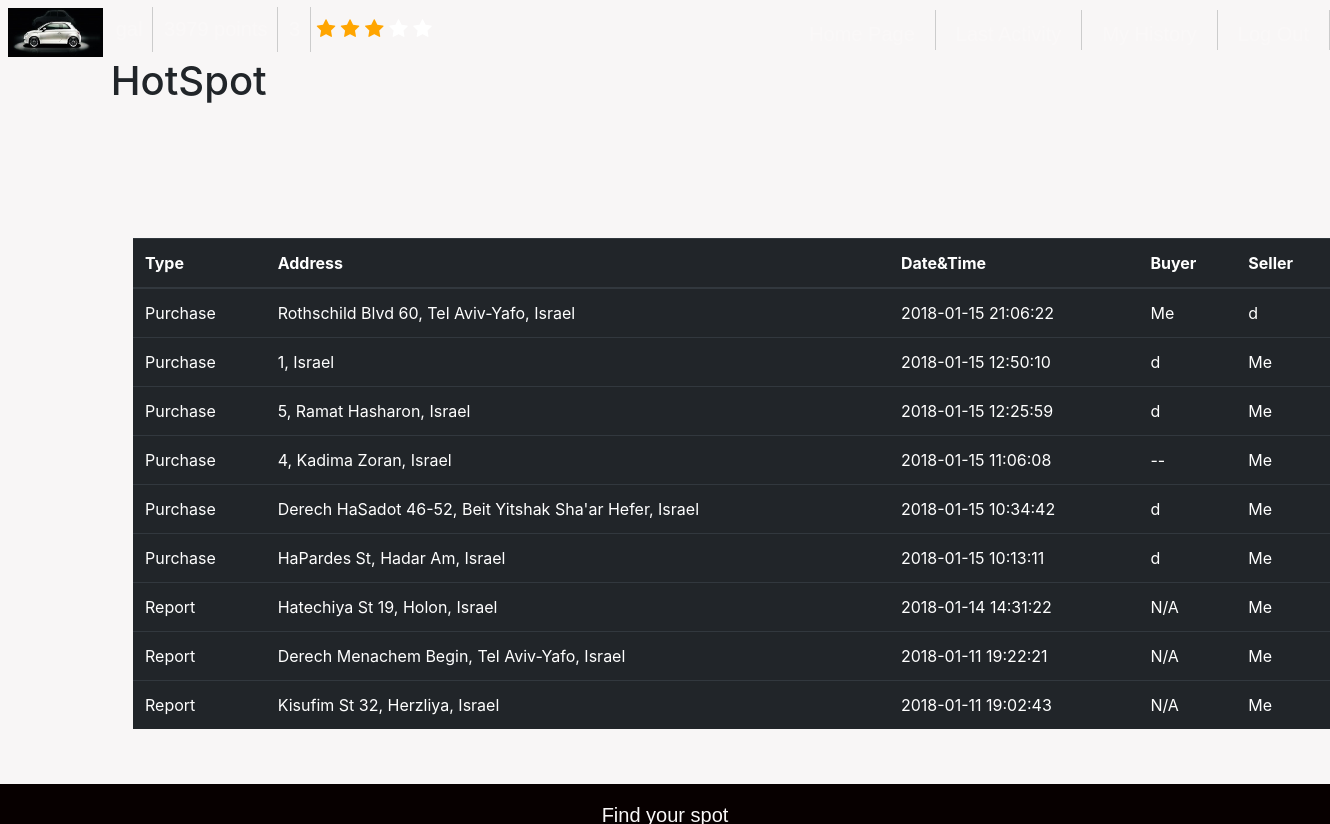
Page /history/ (signed in) on the committed database.
### polls/models.py (models this page shows, shortened)
class Purchase(models.Model):
	buyer_id	= models.IntegerField(default=-1) 	# user id
	seller_id	= models.IntegerField(default=-1) 	# user id
	cost 		= models.IntegerField(default=10)
	parking_time 	= models.CharField(max_length=200, default="") #  max 30 minutes from the offering time
	status 		= models.CharField(max_length=200, default="available") # available, in process, done, canceled, expired etc.
	parking_rate 	= models.DecimalField(max_digits=3,decimal_places=2,default=Decimal('0.0000'))
	target_address_lat = models.CharField(max_length=2000)
	target_address_lng = models.CharField(max_length=2000)
	parking_address = models.CharField(max_length=200) #string. full address
	parking_address_lat = models.CharField(max_length=2000)
	parking_address_lng = models.CharField(max_length=2000)
	lock 			= threading.Lock()
	cond 			= threading.Condition(threading.Lock())
	pin_code		= models.CharField(max_length=2000, default="-1")
	attempt_failure = models.IntegerField(default=0)
	parking_actual_rank = models.DecimalField(max_digits=3,decimal_places=2,default=Decimal('0.0000'))
	def class_name(self):
    		return Purchase.__name__

class FreeSpot(models.Model):
	reporters_ids	= models.CharField(default="", max_length = 20000) 	# user id
	last_report_time= models.CharField(max_length=200, default="") #  max 30 minutes from the offering time
	parking_address = models.CharField(max_length=200) #coordinates of parking address. (x,y)
	street_name		= models.CharField(max_length=200) # Parking street name
	parking_address_lat = models.CharField(max_length=2000)
	parking_address_lng = models.CharField(max_length=2000)
	lock 			= threading.Lock()
	cond 			= threading.Condition(threading.Lock())
	parking_rank	= models.IntegerField(default=0) # start with rating 0
	is_verified		= models.IntegerField(default=0) # start with rating 0
	def class_name(self):
    		return FreeSpot.__name__

### polls/views.py (the view)
# urls.py: url(r'^history/$', views.call_history, name='call_history'),
def call_history(request):
	sell_purchase = Purchase.objects.filter(seller_id = request.user.pk)
	buy_purchase = Purchase.objects.filter(buyer_id = request.user.pk)
	all_free_spot = FreeSpot.objects.all()
	update_user_spots_status (request.user.pk)
	free_spot = []
	for spot in all_free_spot:
		reporters_ids_list = json.loads(spot.reporters_ids)
		if request.user.pk in reporters_ids_list:
			free_spot.append(spot)
	all_history = list(sell_purchase) + list(buy_purchase) + list(free_spot)
	all_history.sort(key=lambda x: datetime.datetime.strptime(x.parking_time, "%Y-%m-%d %H:%M:%S") if x.class_name() == "Purchase" else datetime.datetime.strptime(x.last_report_time, "%Y-%m-%d %H:%M:%S"), reverse=True)
	history_as_table = []
	for element in all_history:
		address = element.parking_address
		if element.class_name() == "Purchase":
			elemnt_type = "Purchase"
			status = element.status
			date_and_time = element.parking_time
			if (element.seller_id == request.user.pk):
				if (element.buyer_id == -1):
					buyer_username = "--"
				else:
					buyer_username = User.objects.get(pk = element.buyer_id).username
				seller_username = "Me"
			else:
				if (element.seller_id == -1):
					seller_username = "--"
				else:
					seller_username = User.objects.get(pk = element.seller_id).username
				buyer_username = "Me"
		else:
			elemnt_type = "Report"
			date_and_time = element.last_report_time
			buyer_username = "N/A"
			seller_username = "Me"
			status = "N/A"
		current_row = [elemnt_type, address, date_and_time, buyer_username, seller_username, status]
		history_as_table.append(current_row)
	return render(request, 'polls/history.html', {'history_as_table':history_as_table})

### polls/views.py (called while the page is built)
def getAllUserActivities(user_pk):
	'''
	get all purchases user with pk = user_pk took part in as buyer or seller
	'''
	sell_purchases = Purchase.objects.filter(seller_id = user_pk)
	buy_purchases = Purchase.objects.filter(buyer_id = user_pk)
	all_purchases = list(sell_purchases)  + list(buy_purchases)
	return all_purchases

def update_user_spots_status(user_id):
	'''
	iterate all over purchases  the user participated in and if
	passed the parking due time change status to expired
	'''
	all_user_spot = getAllUserActivities(user_id)
	for spot in all_user_spot:
		if (spot.status == ParkingStatus.AVAILABLE):# or spot.status == ParkingStatus.IN_PROCESS):
			if (minutes_elapsed(spot.parking_time) > 0):
				spot.status = ParkingStatus.EXPIRED
				print(ParkingStatus.EXPIRED)
				spot.save()

### polls/templates/polls/history.html (shortened to what this page needs)
<!DOCTYPE html>
<html>
 {% load static %}
    <link rel="stylesheet" type="text/css" href="{% static "polls/_css/logo.css" %}">
    <link rel="stylesheet" type="text/css" href="{% static "polls/_css/history.css" %}">
<head>
  <link rel="stylesheet" href="https://maxcdn.bootstrapcdn.com/bootstrap/4.0.0-beta.2/css/bootstrap.min.css">
	<link rel="stylesheet" href="https://cdnjs.cloudflare.com/ajax/libs/font-awesome/4.7.0/css/font-awesome.min.css">
</head>
<body>
	<div class="all_site">
        <header>
            <div class="logo">
                <img src="{% static "polls/_images/cars.jpg" %}" height="49"/>
            </div>
            <pro>
                <li>{{request.user.username}}</li>
                <li>{{request.user.profile.points}} points</li>
                <li>{{request.user.profile.rating}}</li>
                    <span id="star1" class="fa fa-star"></span>
                    <span id="star2" class="fa fa-star"></span>
                    <span id="star3" class="fa fa-star"></span>
                    <span id="star4" class="fa fa-star"></span>
                    <span id="star5" class="fa fa-star"></span>
            </pro>
            <nav>
                <ur>
                    <a href="{% url 'polls:logout' %}"><li>Log Out</li></a>
                    <a href="{% url 'polls:call_history' %}"><li>My History</li></a>
                    <a href="{% url 'polls:call_last_activity' %}"><li>Last Activity</li></a>
                    <a href="{% url 'polls:homepage' %}"><li>Home Page</li></a>
                </ur>
            </nav>
            <div class="head_pic">
                    <div class="main">
                        <div class="box_txt">
                            <div><h1>Hot<span>Spot</span></h1></div>
                        </div>
                    </div>
            </div>
        </header>
        <table class="table table-dark">
            <thead>
                <tr>
	                <th>Type</th>
                    <th>Address</th>
                    <th>Date&Time</th>
                    <th>Buyer</th>
                    <th>Seller</th>
                </tr>
            </thead>
            <tbody>
	        {% for row in history_as_table %}
      		<tr>
        		<td>{{row.0}}</td>
        		<td>{{row.1}}</td>
        		<td>{{row.2}}</td>
        		<td>{{row.3}}</td>
        		<td>{{row.4}}</td>
      		</tr>
 	        {% endfor %}
            </tbody>
        </table>
        <footer>
            <p>Find your spot</p>
        </footer>
    </div>
    </body>
</html>

### polls/static/polls/_css/logo.css (style rules this page uses)
body { position: absolute; top: 0; left: 0; right: 0; bottom: 0; margin: 0; width:100%; height: 100%; }
header .logo { width:auto; float: left; text-align: left; margin-left:0; padding: 0.5rem; height: auto; }
header pro { width:30%; height: 50px; float: left; font-family: 'Exo', sans-serif; font-size: 20px; font-weight: 100; margin-top: 0.5%; color: #fff; }
header pro li { display:inline-block; color: rgb(250, 248, 248); padding:0 10px; vertical-align:center; text-align: center; border-right: 1px solid #ccc; line-height: 45px; margin-left:-5px; }
header nav { width:50%; height: 50px; float: right; margin-top: 10px; }
header nav ur { list-style-type: none; padding: 200; margin:auto; }
header nav ur li { display:inline-block; color: rgb(250, 248, 248); height:40px; padding:0 20px; line-height:49px; font-family: 'Exo', sans-serif; font-size: 20px; vertical-align:center; text-align: center; float: right; border-right: 1px solid #ccc; }
footer { position: relative; margin-top: 0%; float: left; width: 100%; background-color: #070000; right:0; margin-bottom: 0%; left:0; bottom:0%; font-family: 'Exo', sans-serif; font-size: 20px; height: 5%; text-align: center; color: rgb(250, 248, 248); }

### polls/static/polls/_css/history.css (style rules this page uses)
body { margin: 0; padding: 0; background: #fff; color: white; font-family: Arial; font-size: 12px; margin-left: 20px; }
.all_site { width: 100%; height: 100%; background-color:rgb(248, 246, 246); margin:0 auto }
footer { position: absolute; background-color: #070000; right:0; bottom: 0; left:0; padding: 1rem; height: 40px; text-align: center; color: rgb(250, 248, 248); }
.table { width: 80%; margin-right: 10%; margin-left: 10%; margin-top: 10%; }

### polls/templates/polls/history.html (style rules this page uses)
.checked { color: orange; z-index: 5; }

### rows in the picture
Purchase: parking_address "Rothschild Blvd 60, Tel Aviv-Yafo, Israel", parking_time "2018-01-15 21:06:22"
Purchase: parking_address "1, Israel", parking_time "2018-01-15 12:50:10"
Purchase: parking_address "5, Ramat Hasharon, Israel", parking_time "2018-01-15 12:25:59"
Purchase: parking_address "4, Kadima Zoran, Israel", parking_time "2018-01-15 11:06:08"
Purchase: parking_address "Derech HaSadot 46-52, Beit Yitshak Sha'ar Hefer, Israel", parking_time "2018-01-15 10:34:42"
Purchase: parking_address "HaPardes St, Hadar Am, Israel", parking_time "2018-01-15 10:13:11"
FreeSpot: parking_address "Hatechiya St 19, Holon, Israel", last_report_time "2018-01-14 14:31:22"
FreeSpot: parking_address "Derech Menachem Begin, Tel Aviv-Yafo, Israel", last_report_time "2018-01-11 19:22:21"
FreeSpot: parking_address "Kisufim St 32, Herzliya, Israel", last_report_time "2018-01-11 19:02:43"

### other values in the picture
{{ row.0 }} "Purchase" "Purchase" "Purchase" "Purchase" "Purchase" "Purchase" "Report" "Report" "Report"
{{ row.3 }} "Me" "d" "d" "--" "d" "d" "N/A" "N/A" "N/A"
{{ row.4 }} "d" "Me" "Me" "Me" "Me" "Me" "Me" "Me" "Me"
